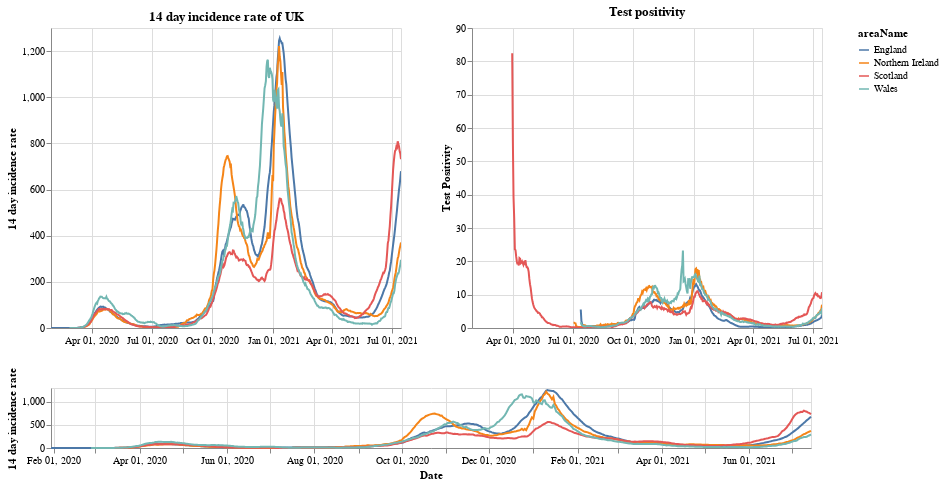

The notebook cell this image was saved under:
### Markdown cell above
# Plots

First a plot with each country in the UK. The top right shows the positivity rate for (which is the percentage of registered tests which were positive) while the top left is the 14 day incidence rate. The bottom chart can be used to select the timeframe (does not work on a mobile device).

### Code cell
#collapse
brush = alt.selection(type='interval', name='DateBrush',encodings=['x'],fields=['Time'])
leg_selection = alt.selection_multi(fields=['areaName'], bind='legend')

base = alt.Chart(uk_cases).mark_line().encode(
    x=alt.X("yearmonthdate(date):T", axis=alt.Axis(title='Date')),
    y=alt.Y("twoWeeklyCasesRate:Q", axis=alt.Axis(title='14 day incidence rate')),
    tooltip=['areaName', 'date','twoWeeklyCasesRate', 'testPositivity'],
    color='areaName',
    opacity=alt.condition(leg_selection, alt.value(2), alt.value(0.1))
).add_selection(leg_selection).properties(width=350)

upper = base.encode(alt.X('yearmonthdate(date):T', axis=alt.Axis(title=''),
                         scale=alt.Scale(domain=brush))
                   ).properties(title=f'14 day incidence rate of UK')
upper_right = upper.encode(alt.Y('testPositivity:Q', axis=alt.Axis(title='Test Positivity'))).properties(title='Test positivity')
lower = base.properties(height=60, width = 760).add_selection(brush)

(upper | upper_right) & lower

### Figure 1 — Vega-Lite specification as saved in the notebook (floating-point values rounded to 4 significant figures; data arrays with more than 128 entries replaced by an {"elided": "..."} marker saying what was removed)
{"config": {"view": {"continuousWidth": 400, "continuousHeight": 300}}, "vconcat": [{"hconcat": [{"mark": "line", "encoding": {"color": {"type": "nominal", "field": "areaName"}, "opacity": {"condition": {"value": 2, "selection": "selector001"}, "value": 0.1}, "tooltip": [{"type": "nominal", "field": "areaName"}, {"type": "temporal", "field": "date"}, {"type": "quantitative", "field": "twoWeeklyCasesRate"}, {"type": "quantitative", "field": "testPositivity"}], "x": {"type": "temporal", "axis": {"title": ""}, "field": "date", "scale": {"domain": {"selection": "DateBrush"}}, "timeUnit": "yearmonthdate"}, "y": {"type": "quantitative", "axis": {"title": "14 day incidence rate"}, "field": "twoWeeklyCasesRate"}}, "selection": {"selector001": {"type": "multi", "fields": ["areaName"], "bind": "legend"}}, "title": "14 day incidence rate of UK", "width": 350}, {"mark": "line", "encoding": {"color": {"type": "nominal", "field": "areaName"}, "opacity": {"condition": {"value": 2, "selection": "selector001"}, "value": 0.1}, "tooltip": [{"type": "nominal", "field": "areaName"}, {"type": "temporal", "field": "date"}, {"type": "quantitative", "field": "twoWeeklyCasesRate"}, {"type": "quantitative", "field": "testPositivity"}], "x": {"type": "temporal", "axis": {"title": ""}, "field": "date", "scale": {"domain": {"selection": "DateBrush"}}, "timeUnit": "yearmonthdate"}, "y": {"type": "quantitative", "axis": {"title": "Test Positivity"}, "field": "testPositivity"}}, "selection": {"selector001": {"type": "multi", "fields": ["areaName"], "bind": "legend"}}, "title": "Test positivity", "width": 350}]}, {"mark": "line", "encoding": {"color": {"type": "nominal", "field": "areaName"}, "opacity": {"condition": {"value": 2, "selection": "selector001"}, "value": 0.1}, "tooltip": [{"type": "nominal", "field": "areaName"}, {"type": "temporal", "field": "date"}, {"type": "quantitative", "field": "twoWeeklyCasesRate"}, {"type": "quantitative", "field": "testPositivity"}], "x": {"type": "temporal", "axis": {"title": "Date"}, "field": "date", "timeUnit": "yearmonthdate"}, "y": {"type": "quantitative", "axis": {"title": "14 day incidence rate"}, "field": "twoWeeklyCasesRate"}}, "height": 60, "selection": {"selector001": {"type": "multi", "fields": ["areaName"], "bind": "legend"}, "DateBrush": {"type": "interval", "encodings": ["x"], "fields": ["Time"]}}, "width": 760}], "data": {"name": "data-783fe8bd8785c34a6d3321188c22d6c6"}, "$schema": "https://vega.github.io/schema/vega-lite/v4.8.1.json", "datasets": {"data-783fe8bd8785c34a6d3321188c22d6c6": {"elided": "2036 records"}}}
